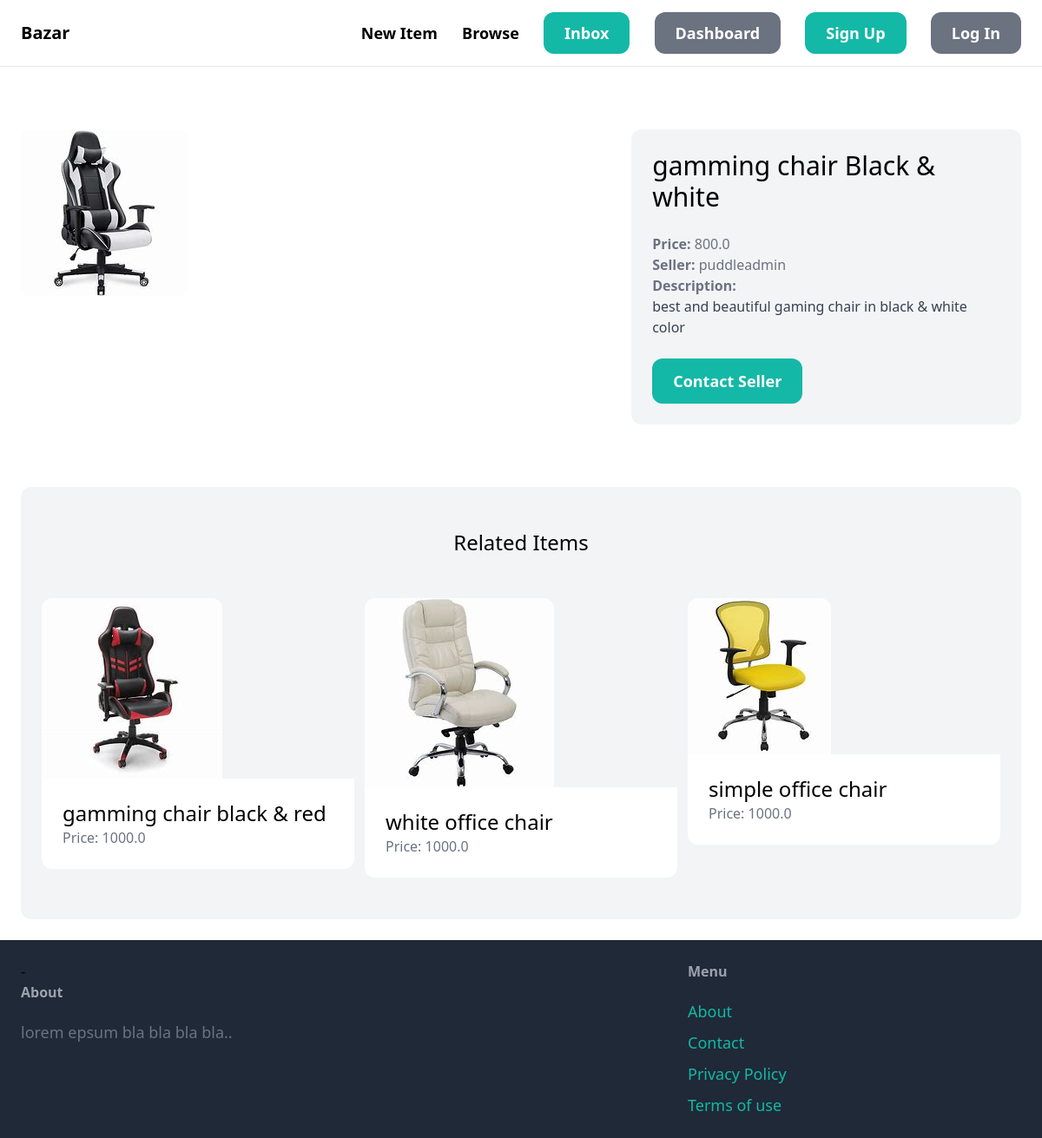
/items/5/, run on the app's committed database.
### item/models.py (models this page shows, shortened)
class Item(models.Model):
    category = models.ForeignKey(Category, related_name='items', on_delete=models.CASCADE)
    name = models.CharField(max_length=255)
    description = models.TextField(blank=True, null=True)
    price = models.FloatField()
    image = models.ImageField(upload_to='item_images', blank=True, null=True)
    is_sold = models.BooleanField(default=False)
    created_at = models.DateTimeField(auto_now_add=True)
    created_by = models.ForeignKey(User, related_name='items', on_delete=models.CASCADE)

### item/views.py (the view)
# urls.py: path('<int:pk>/',views.detail,name='detail')
def detail(request, pk):
    item = get_object_or_404(Item, pk=pk)
    related_items = Item.objects.filter(category=item.category, is_sold=False).exclude(pk=pk)[0:3]
    return render(request,'item/detail.html', {'item' : item, 'related_items': related_items})

### item/templates/item/detail.html (shortened to what this page needs)
{% extends 'core/base.html' %}
{% block content %}
<div class="py-12 grid grid-cols-5 gap-5">
    <div class="col-span-3">
        <img src="{{ item.image.url }}" class="rounded-xl">
    </div>
    <div class="col-span-2 p-6 bg-gray-100 rounded-xl">
        <h1 class="mb-6 text-3xl">{{ item.name }}</h1>
        <p class="text-gray-500"><strong>Price: </strong>{{ item.price }}</p>
        <p class="text-gray-500"><strong>Seller: </strong>{{ item.created_by }}</p>
        {% if item.description %}
            <p class="text-gray-700">
                <strong class="text-gray-500">Description: </strong><br>
                {{ item.description }}
            </p>
        {% endif %}
        <a href="#" class="inline-block mt-6 px-6 py-3 text-lg font-semibold text-white bg-teal-500 hover:bg-teal-700 rounded-xl">Contact Seller</a>
    </div>
</div>
<div class="mt-6 py-12 px-6 bg-gray-100 rounded-xl">
        <h2 class="mb-12 text-2xl text-center">Related Items</h2>
        <div class="grid grid-cols-3 gap-3">
            {%  for item in related_items %}
                <div>
                    <a href="{% url 'item:detail' item.id %}">
                        <div>
                            <img src="{{ item.image.url }}" class="rounded-t-xl">
                        </div>
                        <div class="p-6 bg-white rounded-b-xl">
                            <h2 class="text-2xl">{{ item.name }}</h2>
                            <p class="text-gray-500">Price: {{ item.price }}</p>
                        </div>
                    </a>
                </div>
            {% endfor %}
        </div>
    </div>
{% endblock %}

### data on the page
Item: image (picture), name "gamming chair Black & white", price "800.0", created_by "puddleadmin", description "best and beautiful gaming chair in black & white color"
Item: image (picture), name "gamming chair black & red", price "1000.0"
Item: image (picture), name "white office chair", price "1000.0"
Item: image (picture), name "simple office chair", price "1000.0"
